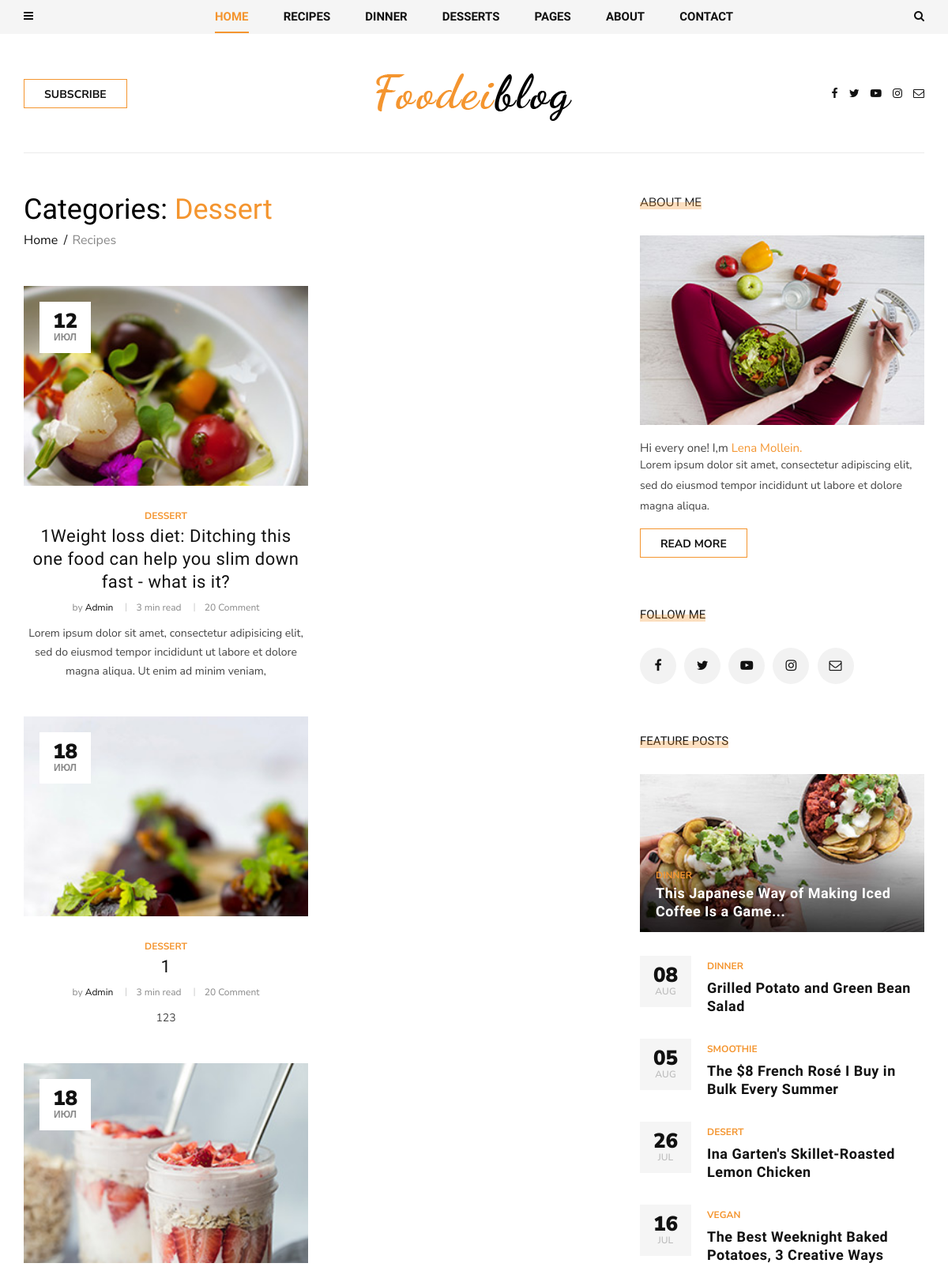
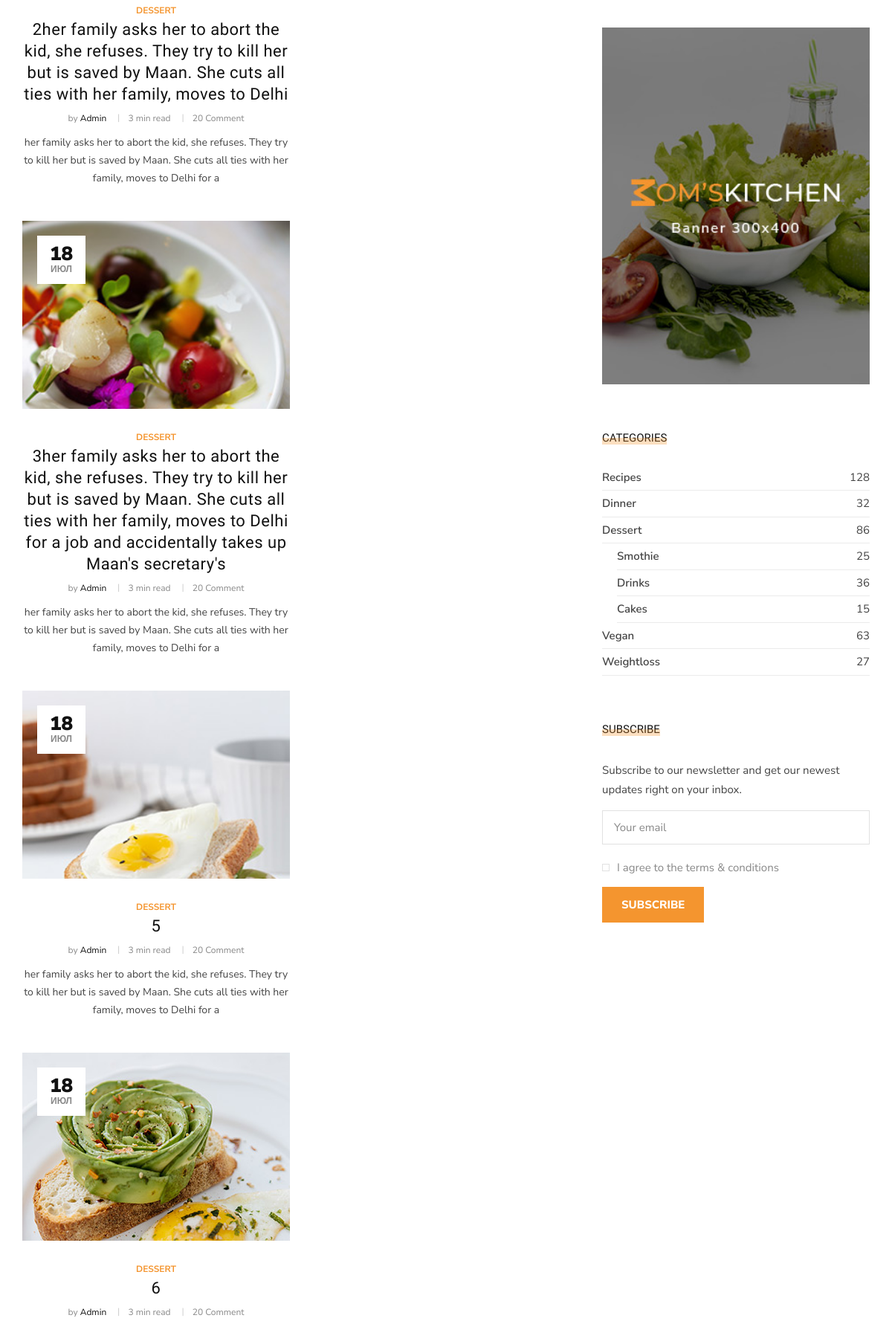
Page /dessert/ (upper part) on the committed database (2 pictures, top to bottom).
### blog/models.py (models this page shows, shortened)
class Post(models.Model):
    title = models.CharField(max_length=200)
    author = models.ForeignKey(User, related_name='posts', on_delete=models.CASCADE)
    image = models.ImageField(upload_to='media/dishes/')
    text = models.TextField()
    slug = models.SlugField(max_length=200, null=True, blank=True)
    category = models.ForeignKey(
        Category,
        related_name='post',
        on_delete=models.SET_NULL,
        null=True
    )
    tags = models.ManyToManyField(Tag, related_name='tags')
    create_at = models.DateTimeField(auto_now_add=True)
    def get_absolute_url(self):
        return reverse('post_single', kwargs={'slug':self.category.slug, 'post_slug':self.slug})

class Category(MPTTModel):
    name = models.CharField(max_length=100)
    slug = models.SlugField()
    parent = TreeForeignKey(
        'self',
        related_name='children',
        on_delete=models.SET_NULL,
        null=True,
        blank=True
    )
    class MPTTMeta:
        order_insertion_by = ['name']
    def __str__(self):
        return self.name

### blog/views.py (the view)
# urls.py: path('<slug:slug>/', views.PostListView.as_view(), name="post_list"),
class PostListView(ListView):
    model = Post
    def get_queryset(self):
        return Post.objects.filter(category__slug=self.kwargs.get('slug')).select_related('category')

### blog/templates/blog/post_list.html (shortened to what this page needs)
{% extends 'base.html' %}
 {% block content %}
    <section class="categories categories-grid spad">
        <div class="categories__post">
            <div class="container">
                <div class="categories__grid__post">
                    <div class="row">
                        <div class="col-lg-8 col-md-8">
                            <div class="breadcrumb__text">
                                <h2>Categories: <span>{{ post_list.first.category.name }} </span></h2>
                                <div class="breadcrumb__option">
                                    <a href="#">Home</a>
                                    <span>Recipes</span>
                                </div>
                            </div>
                            <div class="row">
                                <div class="col-lg-6 col-md-6 col-sm-6">
                                    {% for post in post_list  %}
                                    <div class="categories__post__item">
                                        <div class="categories__post__item__pic small__item set-bg"
                                            data-setbg="{{ post.image.url }}">
                                            <div class="post__meta">
                                                <h4>{{ post.create_at|date:"d" }}</h4>
                                                <span>{{ post.create_at|date:"M" }}</span>
                                            </div>
                                        </div>
                                        <div class="categories__post__item__text">
                                            <span class="post__label">{{post.category}}</span>
                                            <h3><a href="{{ post.get_absolute_url}}">{{post.title}} </a></h3>
                                            <ul class="post__widget">
                                                <li>by <span>Admin</span></li>
                                                <li>3 min read</li>
                                                <li>20 Comment</li>
                                            </ul>
                                            <p>{{post.text|slice:":150" }} </p>
                                        </div>
                                    </div>
                                    {% endfor %}
                                </div>
                            </div>
                        </div>
                        <div class="col-lg-4 col-md-4">
                            <div class="sidebar__item">
                                <div class="sidebar__about__item">
                                    <div class="sidebar__item__title">
                                        <h6>About me</h6>
                                    </div>
                                    <img src="img/sidebar/sidebar-about.jpg" alt="">
                                    <h6>Hi every one! I,m <span>Lena Mollein.</span></h6>
                                    <p>Lorem ipsum dolor sit amet, consectetur adipiscing elit, sed do eiusmod tempor
                                        incididunt ut labore et dolore magna aliqua.</p>
                                    <a href="#" class="primary-btn">Read more</a>
                                </div>
                                <div class="sidebar__follow__item">
                                    <div class="sidebar__item__title">
                                        <h6>Follow me</h6>
                                    </div>
                                    <div class="sidebar__item__follow__links">
                                        <a href="#"><i class="fa fa-facebook"></i></a>
                                        <a href="#"><i class="fa fa-twitter"></i></a>
                                        <a href="#"><i class="fa fa-youtube-play"></i></a>
                                        <a href="#"><i class="fa fa-instagram"></i></a>
                                        <a href="#"><i class="fa fa-envelope-o"></i></a>
                                    </div>
                                </div>
                                <div class="sidebar__feature__item">
                                    <div class="sidebar__item__title">
                                        <h6>Feature Posts</h6>
                                    </div>
                                    <div class="sidebar__feature__item__large set-bg"
                                        data-setbg="img/sidebar/feature-post.jpg">
                                        <div class="sidebar__feature__item__large--text">
                                            <span>Dinner</span>
                                            <h5><a href="#">This Japanese Way of Making Iced Coffee Is a Game...</a>
                                            </h5>
                                        </div>
                                    </div>
                                    <div class="sidebar__feature__item__list">
                                        <div class="sidebar__feature__item__list__single">
                                            <div class="post__meta">
                                                <h4>08</h4>
                                                <span>Aug</span>
                                            </div>
                                            <div class="post__text">
                                                <span>Dinner</span>
                                                <h5><a href="#">Grilled Potato and Green Bean Salad</a></h5>
                                            </div>
                                        </div>
                                        <div class="sidebar__feature__item__list__single">
                                            <div class="post__meta">
                                                <h4>05</h4>
                                                <span>Aug</span>
                                            </div>
                                            <div class="post__text">
                                                <span>Smoothie</span>
                                                <h5><a href="#">The $8 French Rosé I Buy in Bulk Every Summer</a></h5>
                                            </div>
                                        </div>
                                        <div class="sidebar__feature__item__list__single">
                                            <div class="post__meta">
                                                <h4>26</h4>
                                                <span>jul</span>
                                            </div>
                                            <div class="post__text">
                                                <span>Desert</span>
                                                <h5><a href="#">Ina Garten's Skillet-Roasted Lemon Chicken</a></h5>
                                            </div>
                                        </div>
                                        <div class="sidebar__feature__item__list__single">
                                            <div class="post__meta">
                                                <h4>16</h4>
                                                <span>jul</span>
                                            </div>
                                            <div class="post__text">
                                                <span>Vegan</span>
                                                <h5><a href="#">The Best Weeknight Baked Potatoes, 3 Creative Ways</a>
                                                </h5>
                                            </div>
                                        </div>
                                    </div>
                                </div>
                                <div class="sidebar__item__banner">
                                    <img src="img/sidebar/banner.jpg" alt="">
                                </div>
                                <div class="sidebar__item__categories">
                                    <div class="sidebar__item__title">
                                        <h6>Categories</h6>
                                    </div>
                                    <ul>
                                        <li><a href="#">Recipes <span>128</span></a></li>
                                        <li><a href="#">Dinner <span>32</span></a></li>
                                        <li><a href="#">Dessert <span>86</span></a></li>
                                        <li class="p-left"><a href="#">Smothie <span>25</span></a></li>
                                        <li class="p-left"><a href="#">Drinks <span>36</span></a></li>
                                        <li class="p-left"><a href="#">Cakes <span>15</span></a></li>
                                        <li><a href="#">Vegan <span>63</span></a></li>
                                        <li><a href="#">Weightloss <span>27</span></a></li>
                                    </ul>
                                </div>
                                <div class="sidebar__subscribe__item">
                                    <div class="sidebar__item__title">
                                        <h6>Subscribe</h6>
                                    </div>
                                    <p>Subscribe to our newsletter and get our newest updates right on your inbox.</p>
                                    <form action="#">
                                        <input type="text" class="email-input" placeholder="Your email">
                                        <label for="s-agree-check">
                                            I agree to the terms & conditions
                                            <span class="checkmark"></span>
                                        </label>
                                        <button type="submit" class="site-btn">Subscribe</button>
                                    </form>
                                </div>
                            </div>
                        </div>
                    </div>
                </div>
            </div>
        </div>
    </section>
{% endblock content %}

### blog/templates/base.html (shortened to what this page needs)
<!DOCTYPE html>
<html lang="zxx">
{% load static %}
<head>
    <link rel="stylesheet" href="{% static 'css/bootstrap.min.css' %}" type="text/css">
    <link rel="stylesheet" href="{% static 'css/font-awesome.min.css' %}" type="text/css">
    <link rel="stylesheet" href="{% static 'css/elegant-icons.css' %}" type="text/css">
    <link rel="stylesheet" href="{% static 'css/owl.carousel.min.css' %}" type="text/css">
    <link rel="stylesheet" href="{% static 'css/slicknav.min.css' %}" type="text/css">
    <link rel="stylesheet" href="{% static 'css/style.css' %}" type="text/css">
</head>
<body>
    <header class="header">
        <div class="header__top">
            <div class="container">
                <div class="row">
                    <div class="col-lg-2 col-md-1 col-6 order-md-1 order-1">
                        <div class="header__humberger">
                            <i class="fa fa-bars humberger__open"></i>
                        </div>
                    </div>
                    <div class="col-lg-8 col-md-10 order-md-2 order-3">
                        <nav class="header__menu">
                            <ul>
                                <li class="active"><a href="./index.html">Home</a></li>
                                <li><a href="#">Recipes</a>
                                </li>
                                <li><a href="#">Dinner</a></li>
                                <li><a href="#">Desserts</a></li>
                                <li class="dropdown"><a href="#">Pages</a>
                                </li>
                                <li><a href="./about.html">About</a></li>
                                <li><a href="./contact.html">Contact</a></li>
                            </ul>
                        </nav>
                    </div>
                    <div class="col-lg-2 col-md-1 col-6 order-md-3 order-2">
                        <div class="header__search">
                            <i class="fa fa-search search-switch"></i>
                        </div>
                    </div>
                </div>
            </div>
        </div>
        <div class="container">
            <div class="row">
                <div class="col-lg-3 col-md-3">
                    <div class="header__btn">
                        <a href="./signin.html" class="primary-btn">Subscribe</a>
                    </div>
                </div>
                <div class="col-lg-6 col-md-6">
                    <div class="header__logo">
                        <a href="./index.html"><img src="img/logo.png" alt=""></a>
                    </div>
                </div>
                <div class="col-lg-3 col-md-3">
                    <div class="header__social">
                        <a href="#"><i class="fa fa-facebook"></i></a>
                        <a href="#"><i class="fa fa-twitter"></i></a>
                        <a href="#"><i class="fa fa-youtube-play"></i></a>
                        <a href="#"><i class="fa fa-instagram"></i></a>
                        <a href="#"><i class="fa fa-envelope-o"></i></a>
                    </div>
                </div>
            </div>
        </div>
    </header>
    {% block content %}{% endblock content %}
</body>
</html>

### rows in the picture
Post: first.category.name "Dessert", create_at "12", create_at "ИЮЛ", category "DESSERT", title "1Weight loss diet: Ditching this one food can help you slim down fast - what is it?", text "Lorem ipsum dolor sit amet, consectetur adipisicing elit, sed do eiusmod tempor incididunt ut labore et dolore magna aliqua. Ut enim ad minim veniam,"
Post: shows a picture, create_at "18", create_at "ИЮЛ", category "DESSERT", title "1", text "123"
Post: shows a picture, create_at "18", create_at "ИЮЛ", category "DESSERT", title "2her family asks her to abort the kid, she refuses. They try to kill her but is saved by Maan. She cuts all ties with her family, moves to Delhi", text "her family asks her to abort the kid, she refuses. They try to kill her but is saved by Maan. She cuts all ties with her family, moves to Delhi for a"
Post: create_at "18", create_at "ИЮЛ", category "DESSERT", title "3her family asks her to abort the kid, she refuses. They try to kill her but is saved by Maan. She cuts all ties with her family, moves to Delhi for a job and accidentally takes up Maan's secretary's", text "her family asks her to abort the kid, she refuses. They try to kill her but is saved by Maan. She cuts all ties with her family, moves to Delhi for a"
Post: shows a picture, create_at "18", create_at "ИЮЛ", category "DESSERT", title "5", text "her family asks her to abort the kid, she refuses. They try to kill her but is saved by Maan. She cuts all ties with her family, moves to Delhi for a"
Post: shows a picture, create_at "18", create_at "ИЮЛ", category "DESSERT", title "6"
